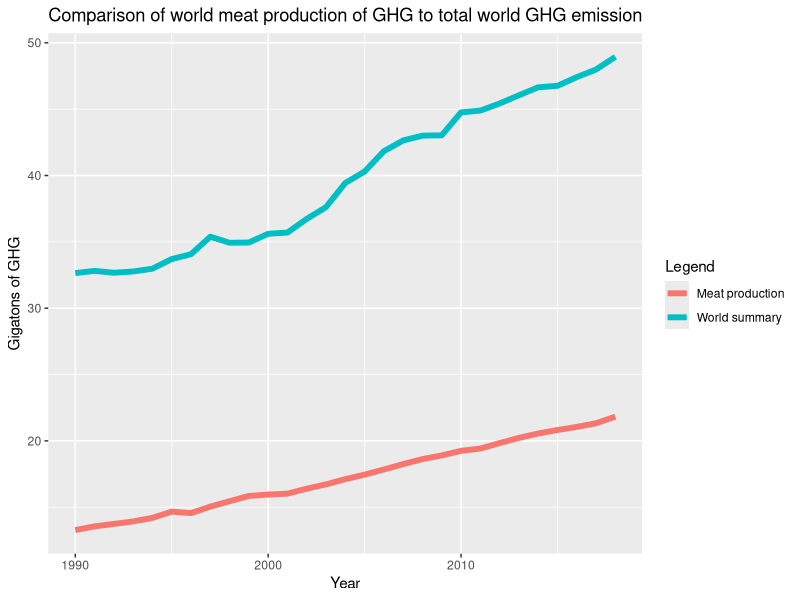
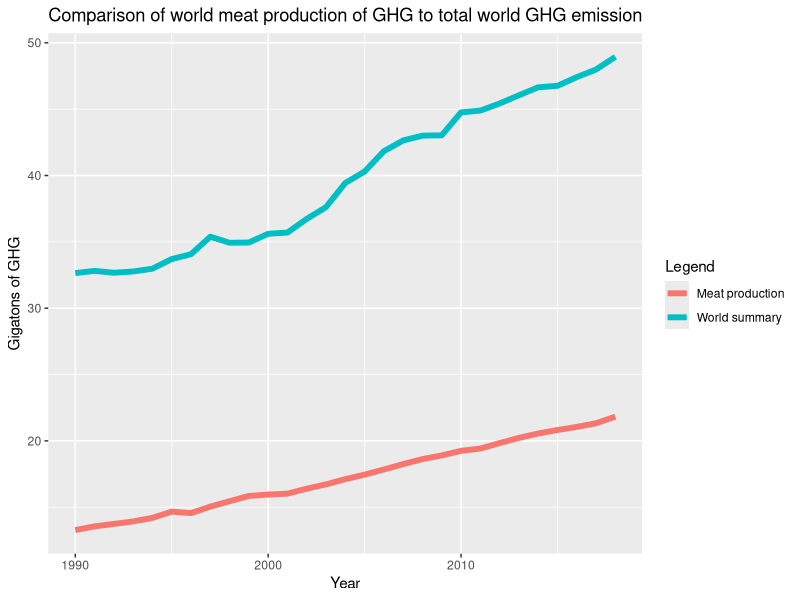

Recreate these plots in R, in order.
library(dplyr)
library(ggplot2)


meat_data <- read.csv('data/WorldMeatProductionDatasets/global-meat-production-by-livestock-type.csv')


# Weights source: https://www.greeneatz.com/foods-carbon-footprint.html

meat_summary <- meat_data %>% 
                  group_by(Year) %>% 
                  summarise(Sheep = sum(Sheep.and.Goat..tonnes., na.rm = T)*39.2,
                            Beef = sum(Beef.and.Buffalo..tonnes., na.rm = T)*27,
                            Pork = sum(Pigmeat..tonnes., na.rm = T)*12.1,
                            Poultry = sum(Poultry..tonnes., na.rm = T)*6.9) %>% 
                  transmute(Year = Year, 
                            'Carbon footprint of meat' = Sheep + Beef + Pork + Poultry)

meat_summary

#18 627 189 021

co2_world_data <- read.csv('data/world_ghg_emission.csv')

data_to_plot = co2_world_data %>% 
                left_join(meat_summary, by='Year') %>% 
                mutate(GHG.emitted = GHG.emitted*1000000/1e9,
                       `Carbon footprint of meat` = `Carbon footprint of meat`/1e9)

data_to_plot %>% 
ggplot() +
  geom_line(aes(Year, GHG.emitted, color = 'World summary'), size = 2) +
  geom_line(aes(Year, `Carbon footprint of meat`, color = 'Meat production'), size = 2) +
  labs(x = 'Year', y = 'Gigatons of GHG', 
       title = 'Comparison of world meat production of GHG to total world GHG emission',
       colour='Legend')

ggsave('plots/ghg_emission_plot.png',  width = 16, height = 8)

